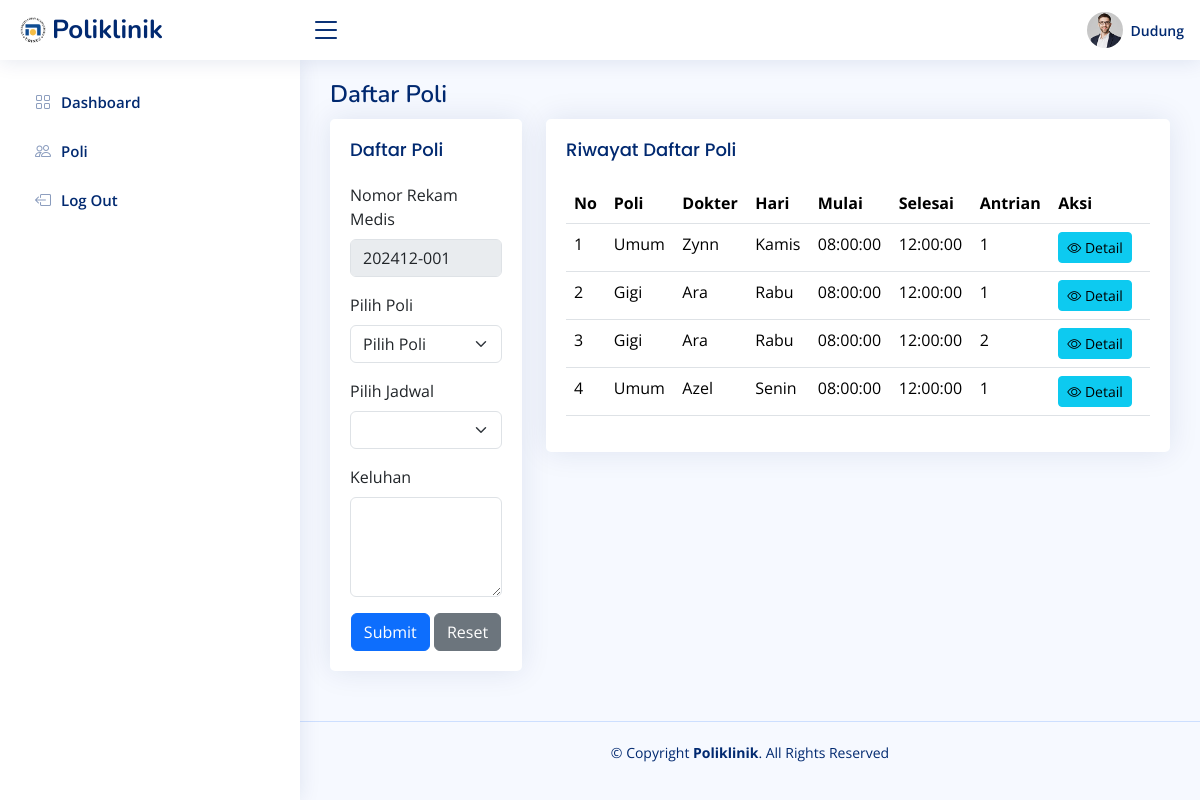
The page /pages/pasien/poli/index.php (signed in) on the database its author committed.
### tables this page shows
CREATE TABLE `daftar_poli` (
  `id` int(10) UNSIGNED NOT NULL,
  `id_pasien` int(11) UNSIGNED NOT NULL,
  `id_jadwal` int(11) UNSIGNED NOT NULL,
  `keluhan` text NOT NULL,
  `no_antrian` int(10) UNSIGNED NOT NULL,
  `status_periksa` enum('0','1') NOT NULL
);

CREATE TABLE `poli` (
  `id` int(11) NOT NULL,
  `nama_poli` varchar(25) NOT NULL,
  `keterangan` text NOT NULL
);

CREATE TABLE `dokter` (
  `id` int(11) NOT NULL,
  `nama` varchar(255) NOT NULL,
  `password` varchar(50) NOT NULL,
  `alamat` varchar(255) NOT NULL,
  `no_hp` varchar(50) NOT NULL,
  `id_poli` int(11) NOT NULL
);

CREATE TABLE `jadwal_periksa` (
  `id` int(10) UNSIGNED NOT NULL,
  `id_dokter` int(11) NOT NULL,
  `hari` enum('Senin','Selasa','Rabu','Kamis','Jumat','Sabtu') NOT NULL,
  `jam_mulai` time NOT NULL,
  `jam_selesai` time NOT NULL,
  `status_jadwal` varchar(255) NOT NULL DEFAULT 'Tidak Aktif'
);

### pages/pasien/poli/poli.php (the view, shortened to what this page needs)
<main id="main" class="main">
    <div class="pagetitle">
        <h1>Daftar Poli</h1>
    </div>
    <section class="section">
        <div class="row">
            <div class="col-lg-3">
                <div class="card">
                    <div class="card-body">
                        <h5 class="card-title">Daftar Poli</h5>
                        <form action="daftarPoli.php" method="post" class="row g-3">
                            <div class="col-12">
                                <label for="for=" no_rm font-weight-bold"" class="form-label">Nomor Rekam Medis</label>
                                <input type="text" class="form-control" name="no_rm"
                                    value="<?php echo $_SESSION['no_rm'] ?>" readonly required style="background-color: var(--bs-secondary-bg);">
                            </div>
                            <div class="col-12">
                                <label for="poli" class="form-label">Pilih Poli</label>
                                <select class="form-select" id="poli" name="poli" required>
                                    <option value="" disabled selected>Pilih Poli</option>
                                </select>
                            </div>
                            <div class="col-12">
                                <label for="jadwal" class="form-label">Pilih Jadwal</label>
                                <select class="form-select" id="jadwal" name="jadwal" required>
                                </select>
                            </div>
                            <div class="col-12">
                                <label for="keluhan" class="form-label">Keluhan</label>
                                <div class="col-12">
                                    <textarea class="form-control" style="height: 100px" id="keluhan" name="keluhan" required></textarea>
                                </div>
                            </div>
                            <div class="text-center">
                                <button type="submit" class="btn btn-primary">
                                    Submit
                                </button>
                                <button type="reset" class="btn btn-secondary">
                                    Reset
                                </button>
                            </div>
                        </form>
                    </div>
                </div>
            </div>
            <div class="col-lg-9">
                <div class="card">
                    <div class="card-body">
                        <h5 class="card-title">Riwayat Daftar Poli</h5>
                        <table class="table datatable">
                            <thead>
                                <tr>
                                    <th>No</th>
                                    <th>Poli</th>
                                    <th>Dokter</th>
                                    <th>Hari</th>
                                    <th>Mulai</th>
                                    <th>Selesai</th>
                                    <th>Antrian</th>
                                    <th>Aksi</th>
                                </tr>
                            </thead>
                            <tbody>
                                <?php
                                require '../../../config/db_connection.php';
                                $no = 1;
                                $query = "SELECT daftar_poli.id as idDaftarPoli, poli.nama_poli, dokter.nama, jadwal_periksa.hari, jadwal_periksa.jam_mulai, jadwal_periksa.jam_selesai, daftar_poli.no_antrian FROM daftar_poli INNER JOIN jadwal_periksa ON daftar_poli.id_jadwal = jadwal_periksa.id INNER JOIN dokter ON jadwal_periksa.id_dokter = dokter.id INNER JOIN poli ON dokter.id_poli = poli.id WHERE daftar_poli.id_pasien = '$idPasien'";
                                $result = mysqli_query($mysqli, $query);
                                while ($data = mysqli_fetch_assoc($result)) {
                                ?>
                                    <tr>
                                        <td><?php echo $no++ ?></td>
                                        <td><?php echo $data['nama_poli'] ?></td>
                                        <td><?php echo $data['nama'] ?></td>
                                        <td><?php echo $data['hari'] ?></td>
                                        <td><?php echo $data['jam_mulai'] ?></td>
                                        <td><?php echo $data['jam_selesai'] ?></td>
                                        <td><?php echo $data['no_antrian'] ?></td>
                                        <td>
                                            <a href="detail.php?id=<?php echo $data['idDaftarPoli'] ?>"
                                                class='btn btn-info btn-sm me-2'><i class="bi bi-eye"></i> Detail</a>
                                        </td>
                                    </tr>
                                <?php } ?>
                            </tbody>
                        </table>
                    </div>
                </div>
            </div>
        </div>
    </section>
</main>

### assets/niceadmin/css/style.css (style rules this page uses)
:root { scroll-behavior: smooth; }
body { font-family: "Open Sans", sans-serif; background: #f6f9ff; color: #444444; }
a { color: #4154f1; text-decoration: none; }
h1, h2, h3, h4, h5, h6 { font-family: "Nunito", sans-serif; }
#main { margin-top: 60px; padding: 20px 30px; transition: all 0.3s; }
.pagetitle { margin-bottom: 10px; }
.pagetitle h1 { font-size: 24px; margin-bottom: 0; font-weight: 600; color: #012970; }
.card { margin-bottom: 30px; border: none; border-radius: 5px; box-shadow: 0px 0 30px rgba(1, 41, 112, 0.1); }
.card-title { padding: 20px 0 15px 0; font-size: 18px; font-weight: 500; color: #012970; font-family: "Poppins", sans-serif; }
.card-body { padding: 0 20px 20px 20px; }
@media (min-width: 1200px) { #main, #footer { margin-left: 300px; } }

### rows shown on the page
daftar_poli: poli.nama_poli "Umum", dokter.nama "Zynn", id_jadwal.hari "Kamis", id_jadwal.jam_mulai "08:00:00", id_jadwal.jam_selesai "12:00:00", no_antrian "1"
daftar_poli: poli.nama_poli "Gigi", dokter.nama "Ara", id_jadwal.hari "Rabu", id_jadwal.jam_mulai "08:00:00", id_jadwal.jam_selesai "12:00:00", no_antrian "1"
daftar_poli: poli.nama_poli "Gigi", dokter.nama "Ara", id_jadwal.hari "Rabu", id_jadwal.jam_mulai "08:00:00", id_jadwal.jam_selesai "12:00:00", no_antrian "2"
daftar_poli: poli.nama_poli "Umum", dokter.nama "Azel", id_jadwal.hari "Senin", id_jadwal.jam_mulai "08:00:00", id_jadwal.jam_selesai "12:00:00", no_antrian "1"

### other values the page prints
$username "Dudung"
